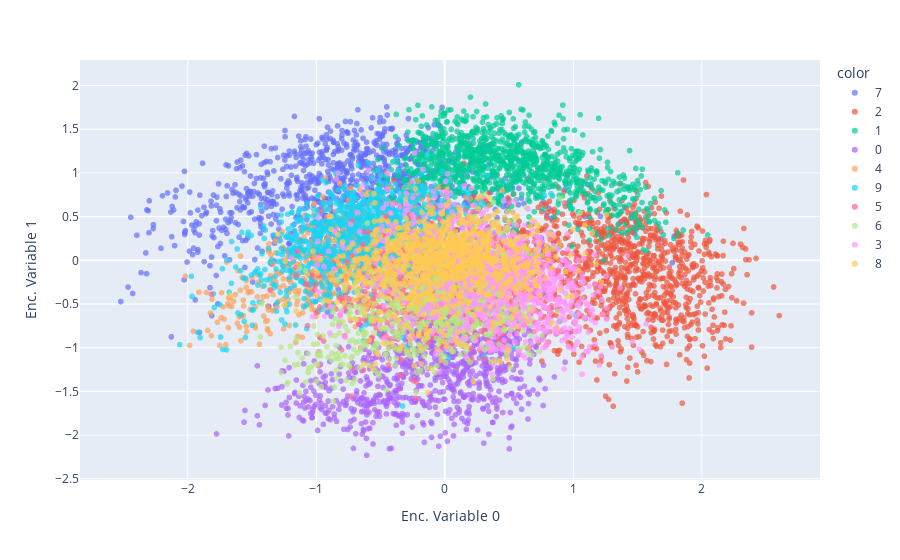

The notebook cell saved with this chart:
### Code cell
encoded_samples = []
for sample in tqdm(testset):
    img = sample[0].unsqueeze(0)
    label = sample[1]
    # Encode image
    model.eval()
    with torch.no_grad():
        encoded_img  = model.encoder(img)
    # Append to list
    encoded_img = encoded_img.flatten().cpu().numpy()
    encoded_sample = {f"Enc. Variable {i}": enc for i, enc in enumerate(encoded_img)}
    encoded_sample['label'] = label
    encoded_samples.append(encoded_sample)
    
encoded_samples = pd.DataFrame(encoded_samples)
encoded_samples


from sklearn.manifold import TSNE
import plotly.express as px

px.scatter(encoded_samples, x='Enc. Variable 0', y='Enc. Variable 1', color=encoded_samples.label.astype(str), opacity=0.7)

### Figure 1 — Plotly figure (JSON) as saved in the notebook; plotly's stock layout.template omitted (floating-point values rounded to 4 significant figures; data arrays with more than 128 entries replaced by an {"elided": "..."} marker saying what was removed)
{"data": [{"hovertemplate": "color=7<br>Enc. Variable 0=%{x}<br>Enc. Variable 1=%{y}<extra></extra>", "legendgroup": "7", "marker": {"color": "#636efa", "opacity": 0.7, "symbol": "circle"}, "mode": "markers", "name": "7", "showlegend": true, "type": "scattergl", "x": {"elided": "1028 float values"}, "xaxis": "x", "y": {"elided": "1028 float values"}, "yaxis": "y"}, {"hovertemplate": "color=2<br>Enc. Variable 0=%{x}<br>Enc. Variable 1=%{y}<extra></extra>", "legendgroup": "2", "marker": {"color": "#EF553B", "opacity": 0.7, "symbol": "circle"}, "mode": "markers", "name": "2", "showlegend": true, "type": "scattergl", "x": {"elided": "1032 float values"}, "xaxis": "x", "y": {"elided": "1032 float values"}, "yaxis": "y"}, {"hovertemplate": "color=1<br>Enc. Variable 0=%{x}<br>Enc. Variable 1=%{y}<extra></extra>", "legendgroup": "1", "marker": {"color": "#00cc96", "opacity": 0.7, "symbol": "circle"}, "mode": "markers", "name": "1", "showlegend": true, "type": "scattergl", "x": {"elided": "1135 float values"}, "xaxis": "x", "y": {"elided": "1135 float values"}, "yaxis": "y"}, {"hovertemplate": "color=0<br>Enc. Variable 0=%{x}<br>Enc. Variable 1=%{y}<extra></extra>", "legendgroup": "0", "marker": {"color": "#ab63fa", "opacity": 0.7, "symbol": "circle"}, "mode": "markers", "name": "0", "showlegend": true, "type": "scattergl", "x": {"elided": "980 float values"}, "xaxis": "x", "y": {"elided": "980 float values"}, "yaxis": "y"}, {"hovertemplate": "color=4<br>Enc. Variable 0=%{x}<br>Enc. Variable 1=%{y}<extra></extra>", "legendgroup": "4", "marker": {"color": "#FFA15A", "opacity": 0.7, "symbol": "circle"}, "mode": "markers", "name": "4", "showlegend": true, "type": "scattergl", "x": {"elided": "982 float values"}, "xaxis": "x", "y": {"elided": "982 float values"}, "yaxis": "y"}, {"hovertemplate": "color=9<br>Enc. Variable 0=%{x}<br>Enc. Variable 1=%{y}<extra></extra>", "legendgroup": "9", "marker": {"color": "#19d3f3", "opacity": 0.7, "symbol": "circle"}, "mode": "markers", "name": "9", "showlegend": true, "type": "scattergl", "x": {"elided": "1009 float values"}, "xaxis": "x", "y": {"elided": "1009 float values"}, "yaxis": "y"}, {"hovertemplate": "color=5<br>Enc. Variable 0=%{x}<br>Enc. Variable 1=%{y}<extra></extra>", "legendgroup": "5", "marker": {"color": "#FF6692", "opacity": 0.7, "symbol": "circle"}, "mode": "markers", "name": "5", "showlegend": true, "type": "scattergl", "x": {"elided": "892 float values"}, "xaxis": "x", "y": {"elided": "892 float values"}, "yaxis": "y"}, {"hovertemplate": "color=6<br>Enc. Variable 0=%{x}<br>Enc. Variable 1=%{y}<extra></extra>", "legendgroup": "6", "marker": {"color": "#B6E880", "opacity": 0.7, "symbol": "circle"}, "mode": "markers", "name": "6", "showlegend": true, "type": "scattergl", "x": {"elided": "958 float values"}, "xaxis": "x", "y": {"elided": "958 float values"}, "yaxis": "y"}, {"hovertemplate": "color=3<br>Enc. Variable 0=%{x}<br>Enc. Variable 1=%{y}<extra></extra>", "legendgroup": "3", "marker": {"color": "#FF97FF", "opacity": 0.7, "symbol": "circle"}, "mode": "markers", "name": "3", "showlegend": true, "type": "scattergl", "x": {"elided": "1010 float values"}, "xaxis": "x", "y": {"elided": "1010 float values"}, "yaxis": "y"}, {"hovertemplate": "color=8<br>Enc. Variable 0=%{x}<br>Enc. Variable 1=%{y}<extra></extra>", "legendgroup": "8", "marker": {"color": "#FECB52", "opacity": 0.7, "symbol": "circle"}, "mode": "markers", "name": "8", "showlegend": true, "type": "scattergl", "x": {"elided": "974 float values"}, "xaxis": "x", "y": {"elided": "974 float values"}, "yaxis": "y"}], "layout": {"legend": {"title": {"text": "color"}, "tracegroupgap": 0}, "margin": {"t": 60}, "xaxis": {"anchor": "y", "domain": [0, 1], "title": {"text": "Enc. Variable 0"}}, "yaxis": {"anchor": "x", "domain": [0, 1], "title": {"text": "Enc. Variable 1"}}}}
